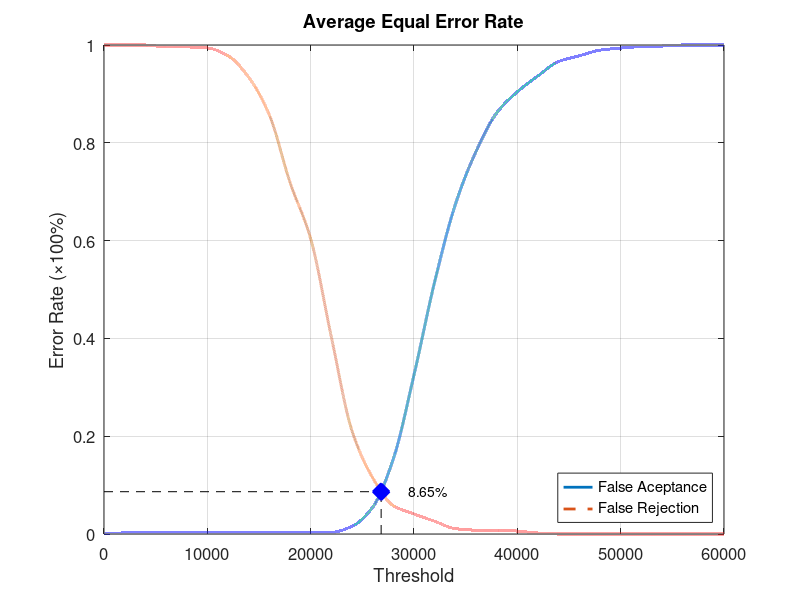
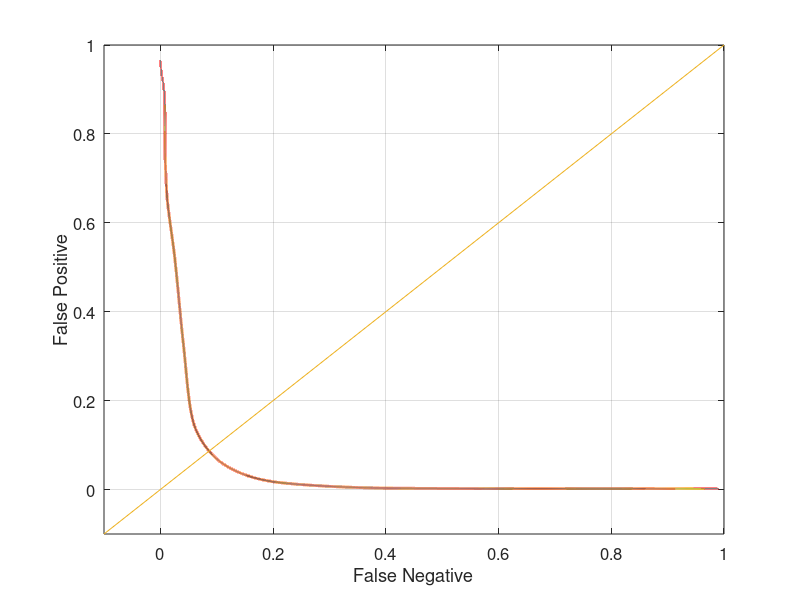

These figures' MATLAB source, in order:
function yEER = Database4Average
close all;
clear;
clc;
x = 0:2000:60000;
xq = 0:0.5:60000;

y0 = [0 0.00210526 0.00210526 0.00210526 0.00210526 0.00210526 0.00210526 0.00210526 0.00210526 0.00210526 0.00210526 0.0031579 0.0157895 0.0547368 0.153684 0.325263 0.515789 0.673684 0.782105 0.861053 0.90421 0.936842 0.966316 0.977895 0.989474 0.993684 0.996842 0.997895 1 1 1];
yy0 = interp1(x, y0, xq, 'pchip');
y1 = [1 1 1 0.996 0.996 0.994 0.978 0.934 0.857 0.719 0.604 0.403 0.211 0.115 0.058 0.041 0.026 0.011 0.008 0.008 0.006 0.002 0 0 0 0 0 0 0 0 0];
yy1 = interp1(x, y1, xq, 'pchip');

% Calculating EER: 
y2 = abs(y0 - y1);
find(y2 == min(y2))
yy2 = abs(yy0 - yy1);
xEER = find(yy2 == min(yy2));
xEERIndex = xq(xEER) % X-axis EER
yEER = yy0(xEER) % Y-axis EER

main = figure
plot(xq, yy0,'-','LineWidth', 2);	hold on
plot(xq, yy1,'--','LineWidth', 2);	hold on
plot([xEERIndex xEERIndex], [0 yEER], 'k--');	hold on
plot([0 xEERIndex], [yEER yEER], 'k--');	hold on
plot(xEERIndex, yEER, 'bx', 'LineWidth', 10);	hold on
text(xEERIndex + 10 * xEERIndex / 100, yEER, [num2str(round((10000 * yEER)) / 100) '%'])
legend('False Aceptance', 'False Rejection', 'Location', 'SouthEast')
xlabel('Threshold')
ylabel('Error Rate (\times100%)')
title('Average Equal Error Rate')
set(gca, 'FontSize', 12)
axis([0 60000 0 1])
grid on

print(main, 'Database4AverageMain', '-dpng');
FNRxFPR = figure('Color', [1 1 1]);
plot(yy1, yy0, '-', yy1, yy0, 'LineWidth', 2);
hold on
y = -0.1:0.1:1
plot(y, y); 
set(gca, 'FontSize', 12)
xlabel('False Negative')
ylabel('False Positive')
axis([-0.1 1 -0.1 1])
set(gca, 'FontSize', 12)
grid on

print(FNRxFPR, 'Database4AverageFNRxFPR','-dpng');
end
